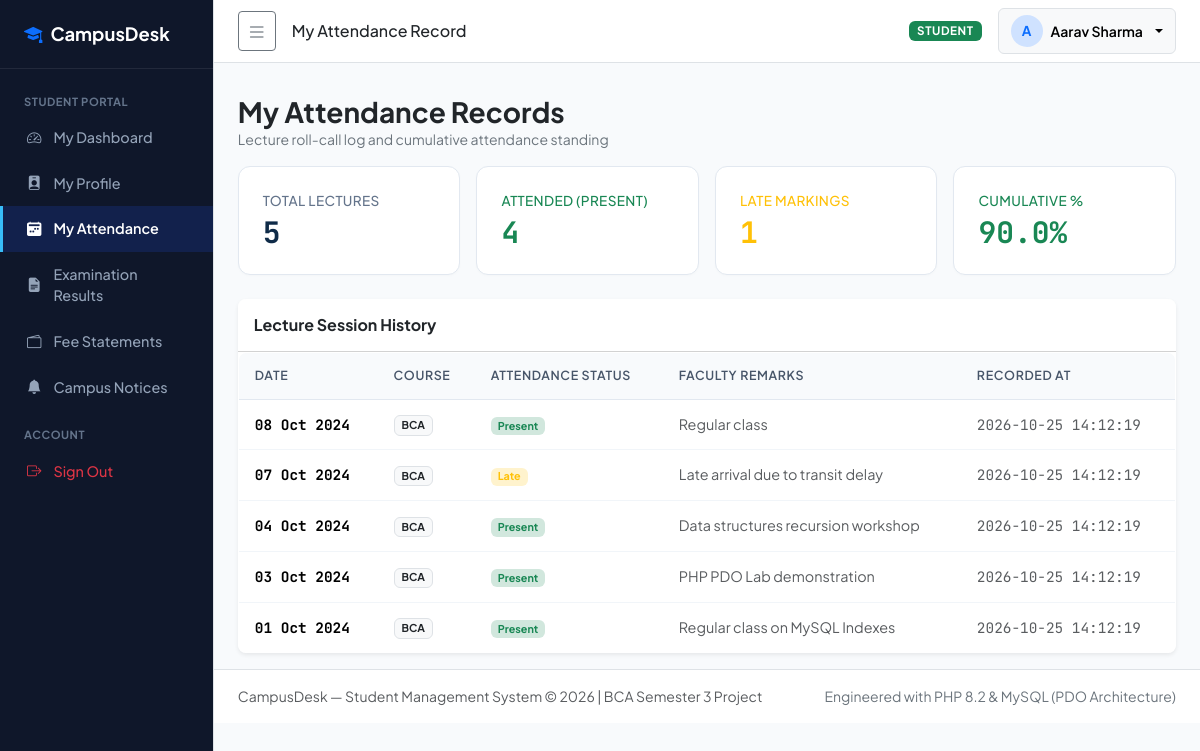
/student/attendance.php (signed in), run on the app's committed database.
### tables this page shows
CREATE TABLE `students` (
  `student_id` INT AUTO_INCREMENT PRIMARY KEY,
  `student_code` VARCHAR(30) NOT NULL UNIQUE COMMENT 'Academic Roll Number / Enrollment No',
  `user_id` INT NULL UNIQUE COMMENT 'Linked user login account',
  `course_id` INT NOT NULL,
  `full_name` VARCHAR(100) NOT NULL,
  `email` VARCHAR(100) NOT NULL UNIQUE,
  `phone` VARCHAR(20) NOT NULL,
  `dob` DATE NOT NULL,
  `gender` ENUM('Male', 'Female', 'Other') NOT NULL,
  `address` TEXT NOT NULL,
  `admission_date` DATE NOT NULL,
  `enrollment_status` ENUM('Active', 'Graduated', 'Suspended', 'Withdrawn') NOT NULL DEFAULT 'Active',
  `created_at` TIMESTAMP DEFAULT CURRENT_TIMESTAMP,
  `updated_at` TIMESTAMP DEFAULT CURRENT_TIMESTAMP ON UPDATE CURRENT_TIMESTAMP,
  CONSTRAINT `fk_students_user` FOREIGN KEY (`user_id`) REFERENCES `users` (`user_id`) ON DELETE SET NULL ON UPDATE CASCADE,
  CONSTRAINT `fk_students_course` FOREIGN KEY (`course_id`) REFERENCES `courses` (`course_id`) ON DELETE RESTRICT ON UPDATE CASCADE,
  INDEX `idx_students_code` (`student_code`),
  INDEX `idx_students_course` (`course_id`),
  INDEX `idx_students_status` (`enrollment_status`)
);

CREATE TABLE `attendance` (
  `attendance_id` INT AUTO_INCREMENT PRIMARY KEY,
  `student_id` INT NOT NULL,
  `course_id` INT NOT NULL,
  `attendance_date` DATE NOT NULL,
  `status` ENUM('Present', 'Absent', 'Late') NOT NULL DEFAULT 'Present',
  `remarks` VARCHAR(255) NULL,
  `recorded_at` TIMESTAMP DEFAULT CURRENT_TIMESTAMP,
  CONSTRAINT `fk_attendance_student` FOREIGN KEY (`student_id`) REFERENCES `students` (`student_id`) ON DELETE CASCADE ON UPDATE CASCADE,
  CONSTRAINT `fk_attendance_course` FOREIGN KEY (`course_id`) REFERENCES `courses` (`course_id`) ON DELETE CASCADE ON UPDATE CASCADE,
  CONSTRAINT `uq_attendance_student_date` UNIQUE (`student_id`, `attendance_date`),
  INDEX `idx_attendance_date` (`attendance_date`),
  INDEX `idx_attendance_student` (`student_id`)
);

CREATE TABLE `courses` (
  `course_id` INT AUTO_INCREMENT PRIMARY KEY,
  `dept_id` INT NOT NULL,
  `course_name` VARCHAR(120) NOT NULL,
  `course_code` VARCHAR(20) NOT NULL UNIQUE,
  `duration_years` DECIMAL(3,1) NOT NULL DEFAULT 3.0,
  `description` TEXT NULL,
  `status` ENUM('active', 'inactive') NOT NULL DEFAULT 'active',
  `created_at` TIMESTAMP DEFAULT CURRENT_TIMESTAMP,
  CONSTRAINT `fk_courses_dept` FOREIGN KEY (`dept_id`) REFERENCES `departments` (`dept_id`) ON DELETE RESTRICT ON UPDATE CASCADE,
  INDEX `idx_courses_dept` (`dept_id`)
);

### includes/functions.php (called while the page is built, shortened)
<?php
function e(?string $string): string {
    return htmlspecialchars((string)$string, ENT_QUOTES, 'UTF-8');
}
function calculate_attendance_percentage(int $present, int $late, int $total): float {
    $effective_presence = $present + ($late * 0.5);
    $percentage = ($effective_presence / $total) * 100;
    return round(min(100.0, max(0.0, $percentage)), 1);
}
function format_date(?string $date_str): string {
    $time = strtotime($date_str);
    return $time ? date('d M Y', $time) : $date_str;
}

### includes/auth.php (called while the page is built, shortened)
<?php
function is_logged_in(): bool {
    return isset($_SESSION['user_id']) && !empty($_SESSION['user_id']);
}
function current_user(): ?array {
    return [
        'user_id'    => $_SESSION['user_id'],
        'username'   => $_SESSION['username'] ?? '',
        'email'      => $_SESSION['email'] ?? '',
        'role'       => $_SESSION['role'] ?? '',
        'student_id' => $_SESSION['student_id'] ?? null,
        'full_name'  => $_SESSION['full_name'] ?? ($_SESSION['username'] ?? 'User')
    ];
}

### student/attendance.php (the view, shortened to what this page needs)
<?php
require_once __DIR__ . '/../config/database.php';
require_once __DIR__ . '/../includes/auth.php';
require_once __DIR__ . '/../includes/functions.php';
$page_title = 'My Attendance Record';
$user_id = (int)$_SESSION['user_id'];
$st = $pdo->prepare("SELECT student_id, student_code, full_name FROM students WHERE user_id = :uid");
$st->execute([':uid' => $user_id]);
$student = $st->fetch();
$student_id = (int)$student['student_id'];
$stat_stmt = $pdo->prepare("
    SELECT
        COUNT(attendance_id) as total_classes,
        SUM(CASE WHEN status = 'Present' THEN 1 ELSE 0 END) as present_count,
        SUM(CASE WHEN status = 'Late' THEN 1 ELSE 0 END) as late_count,
        SUM(CASE WHEN status = 'Absent' THEN 1 ELSE 0 END) as absent_count
    FROM attendance
    WHERE student_id = :sid
");
$stat_stmt->execute([':sid' => $student_id]);
$stats = $stat_stmt->fetch();
$total = (int)($stats['total_classes'] ?? 0);
$present = (int)($stats['present_count'] ?? 0);
$late = (int)($stats['late_count'] ?? 0);
$pct = calculate_attendance_percentage($present, $late, $total);
$logs = $pdo->prepare("
    SELECT a.*, c.course_code
    FROM attendance a
    JOIN courses c ON a.course_id = c.course_id
    WHERE a.student_id = :sid
    ORDER BY a.attendance_date DESC
");
$logs->execute([':sid' => $student_id]);
$records = $logs->fetchAll();
require_once __DIR__ . '/../includes/header.php';
require_once __DIR__ . '/../includes/sidebar.php';
require_once __DIR__ . '/../includes/navbar.php';
?>
<div class="container-fluid px-4 py-3">
  <div class="d-flex justify-content-between align-items-center mb-3">
    <div>
      <h3 class="fw-bold text-dark mb-0">My Attendance Records</h3>
      <div class="text-secondary small">Lecture roll-call log and cumulative attendance standing</div>
    </div>
  </div>
  <div class="row g-3 mb-4">
    <div class="col-sm-6 col-md-3">
      <div class="card-stat">
        <div class="stat-label">Total Lectures</div>
        <div class="stat-value tabular-nums mt-1"><?= $total ?></div>
      </div>
    </div>
    <div class="col-sm-6 col-md-3">
      <div class="card-stat">
        <div class="stat-label text-success">Attended (Present)</div>
        <div class="stat-value tabular-nums mt-1 text-success"><?= $present ?></div>
      </div>
    </div>
    <div class="col-sm-6 col-md-3">
      <div class="card-stat">
        <div class="stat-label text-warning">Late Markings</div>
        <div class="stat-value tabular-nums mt-1 text-warning"><?= $late ?></div>
      </div>
    </div>
    <div class="col-sm-6 col-md-3">
      <div class="card-stat">
        <div class="stat-label <?= $pct >= 75 ? 'text-success' : 'text-danger' ?>">Cumulative %</div>
        <div class="stat-value tabular-nums mt-1 <?= $pct >= 75 ? 'text-success' : 'text-danger' ?>">
          <?= number_format($pct, 1) ?>%
        </div>
      </div>
    </div>
  </div>
  <div class="card border-0 shadow-sm rounded-3 bg-white overflow-hidden">
    <div class="card-header bg-white py-3">
      <h6 class="fw-bold text-dark mb-0">Lecture Session History</h6>
    </div>
    <div class="table-responsive">
      <table class="table table-hover table-cd mb-0 align-middle">
        <thead>
          <tr>
            <th>Date</th>
            <th>Course</th>
            <th>Attendance Status</th>
            <th>Faculty Remarks</th>
            <th>Recorded At</th>
          </tr>
        </thead>
        <tbody>
          <?php if (empty($records)): ?>
            <tr><td colspan="5" class="text-center py-5 text-muted">No attendance sessions recorded yet.</td></tr>
          <?php else: ?>
            <?php foreach ($records as $r): ?>
              <tr>
                <td class="tabular-nums fw-bold"><?= format_date($r['attendance_date']) ?></td>
                <td><span class="badge bg-light text-dark border"><?= e($r['course_code']) ?></span></td>
                <td>
                  <span class="badge <?= $r['status'] === 'Present' ? 'bg-success-subtle text-success' : ($r['status'] === 'Late' ? 'bg-warning-subtle text-warning' : 'bg-danger-subtle text-danger') ?>">
                    <?= e($r['status']) ?>
                  </span>
                </td>
                <td class="small text-muted"><?= e($r['remarks'] ?? 'Regular Session') ?></td>
                <td class="tabular-nums small text-muted"><?= e($r['recorded_at']) ?></td>
              </tr>
            <?php endforeach; ?>
          <?php endif; ?>
        </tbody>
      </table>
    </div>
  </div>
</div>
<?php require_once __DIR__ . '/../includes/footer.php'; ?>

### includes/navbar.php (shortened to what this page needs)
<?php
$user = current_user();
?>
<div id="page-content-wrapper">
  <nav class="navbar navbar-expand-lg navbar-light bg-white border-bottom px-4 py-2 sticky-top">
    <div class="container-fluid px-0">
      <button class="btn btn-outline-secondary btn-sm me-3" id="sidebarToggle" aria-label="Toggle Navigation">
        <i class="bi bi-list fs-5"></i>
      </button>
      <span class="navbar-text fw-medium text-dark d-none d-md-inline">
        <?= e($page_title ?? 'CampusDesk Management') ?>
      </span>
      <div class="ms-auto d-flex align-items-center gap-3">
        <span class="badge <?= ($user['role'] ?? '') === 'admin' ? 'bg-primary' : 'bg-success' ?> px-2 py-1 text-uppercase" style="font-size: 0.725rem; letter-spacing: 0.05em;">
          <?= e($user['role'] ?? 'User') ?>
        </span>
        <div class="dropdown">
          <button class="btn btn-light dropdown-toggle d-flex align-items-center gap-2 border" type="button" id="userMenu" data-bs-toggle="dropdown" aria-expanded="false">
            <div class="rounded-circle bg-primary-subtle text-primary fw-bold d-flex align-items-center justify-content-center" style="width: 32px; height: 32px; font-size: 0.85rem;">
              <?= strtoupper(substr($user['full_name'] ?? 'U', 0, 1)) ?>
            </div>
            <span class="d-none d-sm-inline fw-semibold" style="font-size: 0.875rem;">
              <?= e($user['full_name'] ?? 'Account') ?>
            </span>
          </button>
        </div>
      </div>
    </div>
  </nav>
  <div class="container-fluid px-4 pt-3">
  </div>

### assets/css/style.css (style rules this page uses)
:root { --cd-primary: #1e40af; --cd-primary-dark: #0f2b48; --cd-primary-light: #3b82f6; --cd-sidebar-bg: #0f172a; --cd-sidebar-hover: #1e293b; --cd-surface: #ffffff; --cd-bg: #f8fafc; --cd-border: #e2e8f0; --cd-text-main: #0f172a; --cd-text-muted: #64748b; }
body { font-family: 'Plus Jakarta Sans', system-ui, -apple-system, BlinkMacSystemFont, 'Segoe UI', Roboto, sans-serif; background-color: var(--cd-bg); color: var(--cd-text-main); min-height: 100vh; }
.tabular-nums, td.metric, .badge-mono { font-family: 'JetBrains Mono', monospace; font-variant-numeric: tabular-nums; }
#page-content-wrapper { min-width: 100vw; }
@media (min-width: 992px) { #page-content-wrapper { min-width: 0; width: 100%; } }
.card-stat { background: var(--cd-surface); border: 1px solid var(--cd-border); border-radius: 12px; padding: 1.5rem; box-shadow: 0 1px 3px rgba(0,0,0,0.02); transition: transform 0.15s ease, box-shadow 0.15s ease; }
.stat-value { font-size: 1.85rem; font-weight: 700; color: var(--cd-primary-dark); line-height: 1.2; }
.stat-label { font-size: 0.85rem; color: var(--cd-text-muted); font-weight: 500; text-transform: uppercase; letter-spacing: 0.025em; }
.table-cd { background: white; border-radius: 8px; overflow: hidden; border: 1px solid var(--cd-border); }
.table-cd thead th { background-color: #f8fafc; color: #475569; font-size: 0.78rem; font-weight: 600; text-transform: uppercase; letter-spacing: 0.05em; border-bottom: 1px solid var(--cd-border); padding: 0.85rem 1rem; }
.table-cd tbody td { padding: 0.85rem 1rem; vertical-align: middle; border-bottom: 1px solid #f1f5f9; font-size: 0.9rem; }

### data on the page
students: full_name "A", full_name "Aarav Sharma"
attendance: attendance_date "08 Oct 2024", course.course_code "BCA", status "Present", remarks "Regular class", recorded_at "2026-10-25 14:12:19"
attendance: attendance_date "07 Oct 2024", course.course_code "BCA", status "Late", remarks "Late arrival due to transit delay", recorded_at "2026-10-25 14:12:19"
attendance: attendance_date "04 Oct 2024", course.course_code "BCA", status "Present", remarks "Data structures recursion workshop", recorded_at "2026-10-25 14:12:19"
attendance: attendance_date "03 Oct 2024", course.course_code "BCA", status "Present", remarks "PHP PDO Lab demonstration", recorded_at "2026-10-25 14:12:19"
attendance: attendance_date "01 Oct 2024", course.course_code "BCA", status "Present", remarks "Regular class on MySQL Indexes", recorded_at "2026-10-25 14:12:19"

### other printed values
$page_title "My Attendance Record"
$user['role'] "STUDENT"
$total "5"
$present "4"
$late "1"
$pct "90.0"
